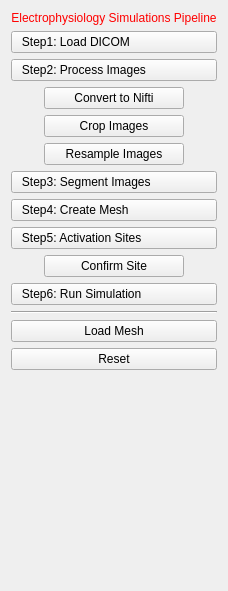
<?xml version="1.0" encoding="UTF-8"?>
<ui version="4.0">
 <class>EASIViewControls</class>
 <widget class="QWidget" name="EASIViewControls">
  <property name="geometry">
   <rect>
    <x>0</x>
    <y>0</y>
    <width>222</width>
    <height>591</height>
   </rect>
  </property>
  <property name="windowTitle">
   <string>QmitkTemplate</string>
  </property>
  <layout class="QVBoxLayout" name="verticalLayout">
   <item>
    <widget class="QLabel" name="titleLabel">
     <property name="styleSheet">
      <string notr="true">QLabel { color: rgb(255, 0, 0) }</string>
     </property>
     <property name="text">
      <string>Electrophysiology Simulations Pipeline</string>
     </property>
     <property name="alignment">
      <set>Qt::AlignCenter</set>
     </property>
    </widget>
   </item>
   <item>
    <widget class="QPushButton" name="button_1">
     <property name="toolTip">
      <string>Do image processing</string>
     </property>
     <property name="styleSheet">
      <string notr="true">text-align: left;</string>
     </property>
     <property name="text">
      <string>   Step1: Load DICOM</string>
     </property>
    </widget>
   </item>
   <item>
    <widget class="QPushButton" name="button_2">
     <property name="toolTip">
      <string>Do image processing</string>
     </property>
     <property name="styleSheet">
      <string notr="true">text-align: left;</string>
     </property>
     <property name="text">
      <string>   Step2: Process Images</string>
     </property>
    </widget>
   </item>
   <item alignment="Qt::AlignHCenter">
    <widget class="QPushButton" name="button_2_1">
     <property name="minimumSize">
      <size>
       <width>140</width>
       <height>0</height>
      </size>
     </property>
     <property name="maximumSize">
      <size>
       <width>140</width>
       <height>16777215</height>
      </size>
     </property>
     <property name="text">
      <string>Convert to Nifti</string>
     </property>
    </widget>
   </item>
   <item alignment="Qt::AlignHCenter">
    <widget class="QPushButton" name="button_2_2">
     <property name="minimumSize">
      <size>
       <width>140</width>
       <height>0</height>
      </size>
     </property>
     <property name="maximumSize">
      <size>
       <width>140</width>
       <height>16777215</height>
      </size>
     </property>
     <property name="text">
      <string>Crop Images</string>
     </property>
    </widget>
   </item>
   <item alignment="Qt::AlignHCenter">
    <widget class="QPushButton" name="button_2_3">
     <property name="minimumSize">
      <size>
       <width>140</width>
       <height>0</height>
      </size>
     </property>
     <property name="maximumSize">
      <size>
       <width>140</width>
       <height>16777215</height>
      </size>
     </property>
     <property name="text">
      <string>Resample Images</string>
     </property>
    </widget>
   </item>
   <item>
    <widget class="QPushButton" name="button_3">
     <property name="toolTip">
      <string>Do image processing</string>
     </property>
     <property name="styleSheet">
      <string notr="true">text-align: left;</string>
     </property>
     <property name="text">
      <string>   Step3: Segment Images</string>
     </property>
    </widget>
   </item>
   <item>
    <widget class="QPushButton" name="button_4">
     <property name="toolTip">
      <string>Do image processing</string>
     </property>
     <property name="styleSheet">
      <string notr="true">text-align: left;</string>
     </property>
     <property name="text">
      <string>   Step4: Create Mesh</string>
     </property>
    </widget>
   </item>
   <item>
    <widget class="QPushButton" name="button_5">
     <property name="toolTip">
      <string>Do image processing</string>
     </property>
     <property name="styleSheet">
      <string notr="true">text-align: left;</string>
     </property>
     <property name="text">
      <string>   Step5: Activation Sites</string>
     </property>
    </widget>
   </item>
   <item alignment="Qt::AlignHCenter">
    <widget class="QPushButton" name="button_5_1">
     <property name="minimumSize">
      <size>
       <width>140</width>
       <height>0</height>
      </size>
     </property>
     <property name="maximumSize">
      <size>
       <width>140</width>
       <height>16777215</height>
      </size>
     </property>
     <property name="text">
      <string>Confirm Site</string>
     </property>
    </widget>
   </item>
   <item>
    <widget class="QPushButton" name="button_6">
     <property name="toolTip">
      <string>Do image processing</string>
     </property>
     <property name="styleSheet">
      <string notr="true">text-align: left;</string>
     </property>
     <property name="text">
      <string>   Step6: Run Simulation</string>
     </property>
    </widget>
   </item>
   <item>
    <widget class="Line" name="line">
     <property name="orientation">
      <enum>Qt::Horizontal</enum>
     </property>
    </widget>
   </item>
   <item>
    <widget class="QPushButton" name="button_l">
     <property name="text">
      <string>Load Mesh</string>
     </property>
    </widget>
   </item>
   <item>
    <widget class="QPushButton" name="button_r">
     <property name="text">
      <string>Reset</string>
     </property>
    </widget>
   </item>
   <item>
    <spacer name="spacer">
     <property name="orientation">
      <enum>Qt::Vertical</enum>
     </property>
     <property name="sizeType">
      <enum>QSizePolicy::Expanding</enum>
     </property>
     <property name="sizeHint" stdset="0">
      <size>
       <width>20</width>
       <height>220</height>
      </size>
     </property>
    </spacer>
   </item>
  </layout>
 </widget>
 <layoutdefault spacing="6" margin="11"/>
 <resources/>
 <connections/>
</ui>
